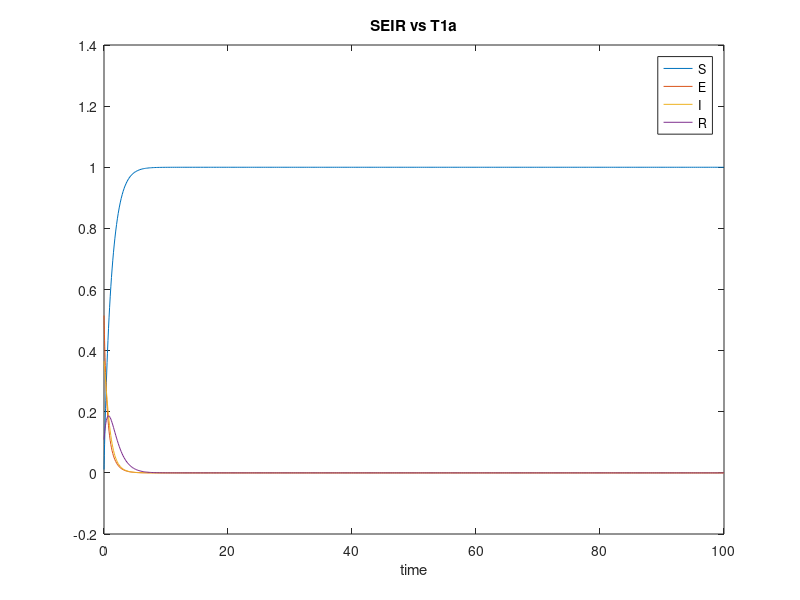
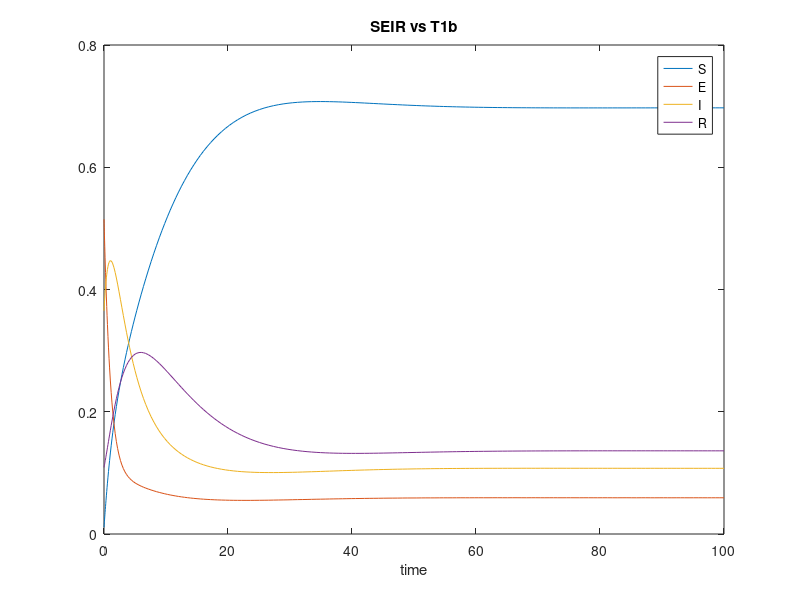
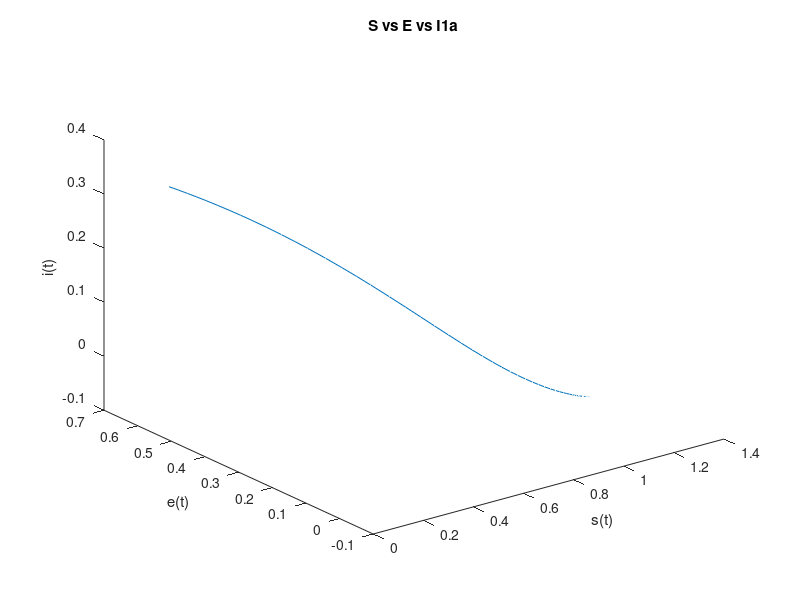
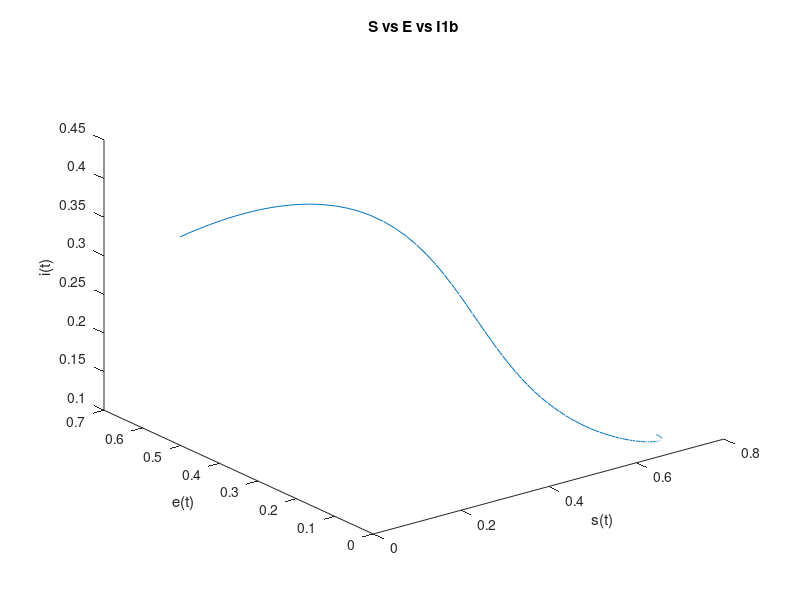

Here is the MATLAB script that generated these plots, in order:
%%%%%%% 3 %%%%%%%%%
function f = final_3

function rz = rzero(beta,delta,epsilon,gamma)
	rz = (beta*epsilon)/((delta+epsilon)*(delta+gamma))
end


function [tg,fg] = getSEIR(s_0,e_0,i_0,r_0,beta,delta,epsilon,gamma,maxTime)

	function ff = odeSEIR(s,e,i,r,beta,delta,epsilon,gamma,t)
		ff = [-delta*s-beta*s*i+delta ; -(delta+epsilon)*e+beta*s*i ; -(delta+gamma)*i+epsilon*e ; gamma*i - delta * r];
	end
	seir_0 = [s_0 e_0 i_0 r_0];

	[t,seir] = ode45(@(t,seir) odeSEIR(seir(1),seir(2),seir(3),seir(4),beta,delta,epsilon,gamma,t),[0,maxTime],seir_0);

	%return seir
	fg = seir;
	tg = t;
end

betaA = 0.7764
deltaA = 0.9426
epsilonA = 0.9425
gammaA = 0.9455
R0A = rzero(betaA,deltaA,epsilonA,gammaA)



betaB = 0.6049
deltaB = 0.1497
epsilonB = 0.6151
gammaB = 0.1895
R0B = rzero(betaB,deltaB,epsilonB,gammaB)

%get initial conditions
function init = initialSEIR
%pick random s
s =  rand;
range = 1-s;
e = range*rand;
range = range - e;
i = range*rand;
r = 1 - (s + e + i);

init = [s e i r];
end

init = initialSEIR;
[tA,seirA] = getSEIR(init(1),init(2),init(3),init(4),betaA,deltaA,epsilonA,gammaA,100);
[tB,seirB] = getSEIR(init(1),init(2),init(3),init(4),betaB,deltaB,epsilonB,gammaB,100);



%Jacobian
function jac = jacobian(s,e,i,r,beta,delta,epsilon,gamma)
	jac = [-delta-beta*i, 0, -beta*s, 0 ;
		   beta*i,-(delta+epsilon), beta*s 0;
		   0, epsilon, -(delta+gamma), 0;
		   0, 0, gamma, delta];
end

jacobA = jacobian(seirA(1),seirA(2),seirA(3),seirA(4),betaA,deltaA,epsilonA,gammaA)
eigA = eig(jacobA)

jacobB = jacobian(seirB(1),seirB(2),seirB(3),seirB(4),betaB,deltaB,epsilonB,gammaB)
eigB = eig(jacobB)

%plot 3d phase and seir vs time

function fh = plotSeirVsTime(seir,t,id)
	fig=figure;
	plot(t,seir(:,1:1),t,seir(:,2:2),t,seir(:,3:3),t,seir(:,4:4));
	title(strcat('SEIR vs T ',id));
	legend('S','E','I','R');
	xlabel('time');
	saveas(fig,strcat('SEIRvTIME_',id),'png');
end

%3d phase plot
function fi = plot3Dphase(seir,id)
	fig2 = figure;
	plot3(seir(:,1:1),seir(:,2:2),seir(:,3:3));
	title(strcat('S vs E vs I ',id));
	xlabel('s(t)');
	ylabel('e(t)');
	zlabel('i(t)');
	saveas(fig2,strcat('3-Dphase_',id), 'png');
end

plotSeirVsTime(seirA,tA,'1a');
plotSeirVsTime(seirB,tB,'1b');
plot3Dphase(seirA,'1a');
plot3Dphase(seirB,'1b');

%repeat 5 more times


init2 = initialSEIR
[tA2,seirA2] = getSEIR(init2(1),init2(2),init2(3),init2(4),betaA,deltaA,epsilonA,gammaA,100);
[tB2,seirB2] = getSEIR(init2(1),init2(2),init2(3),init2(4),betaB,deltaB,epsilonB,gammaB,100);

init3 = initialSEIR
[tA3,seirA3] = getSEIR(init3(1),init3(2),init3(3),init3(4),betaA,deltaA,epsilonA,gammaA,100);
[tB3,seirB3] = getSEIR(init3(1),init3(2),init3(3),init3(4),betaB,deltaB,epsilonB,gammaB,100);

init4 = initialSEIR
[tA4,seirA4] = getSEIR(init4(1),init4(2),init4(3),init4(4),betaA,deltaA,epsilonA,gammaA,100);
[tB4,seirB4] = getSEIR(init4(1),init4(2),init4(3),init4(4),betaB,deltaB,epsilonB,gammaB,100);

init5 = initialSEIR
[tA5,seirA5] = getSEIR(init5(1),init5(2),init5(3),init5(4),betaA,deltaA,epsilonA,gammaA,100);
[tB5,seirB5] = getSEIR(init5(1),init5(2),init5(3),init5(4),betaB,deltaB,epsilonB,gammaB,100);

init6 = initialSEIR
[tA6,seirA6] = getSEIR(init6(1),init6(2),init6(3),init6(4),betaA,deltaA,epsilonA,gammaA,100);
[tB6,seirB6] = getSEIR(init6(1),init6(2),init6(3),init6(4),betaB,deltaB,epsilonB,gammaB,100);


plotSeirVsTime(seirA2,tA2,'2a');
plotSeirVsTime(seirB2,tB2,'2b');
plot3Dphase(seirA2,'2a');
plot3Dphase(seirB2,'2b');

plotSeirVsTime(seirA3,tA3,'3a');
plotSeirVsTime(seirB3,tB3,'3b');
plot3Dphase(seirA3,'3a');
plot3Dphase(seirB3,'3b');

plotSeirVsTime(seirA4,tA4,'4a');
plotSeirVsTime(seirB4,tB4,'4b');
plot3Dphase(seirA4,'4a');
plot3Dphase(seirB4,'4b');

plotSeirVsTime(seirA5,tA5,'5a');
plotSeirVsTime(seirB5,tB5,'5b');
plot3Dphase(seirA5,'5a');
plot3Dphase(seirB5,'5b');

plotSeirVsTime(seirA6,tA6,'6a');
plotSeirVsTime(seirB6,tB6,'6b');
plot3Dphase(seirA6,'6a');
plot3Dphase(seirB6,'6b');

end